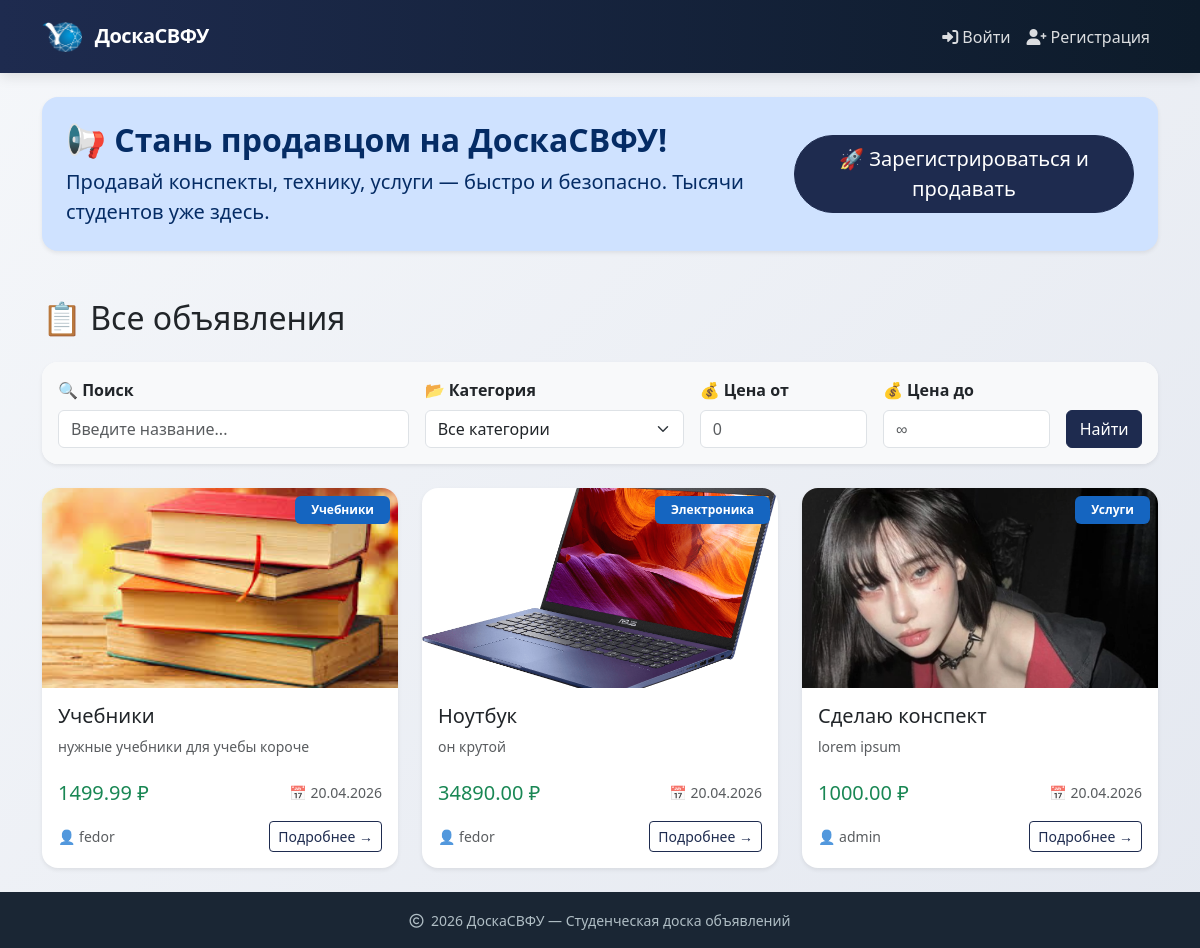
Before: / with the older database file.
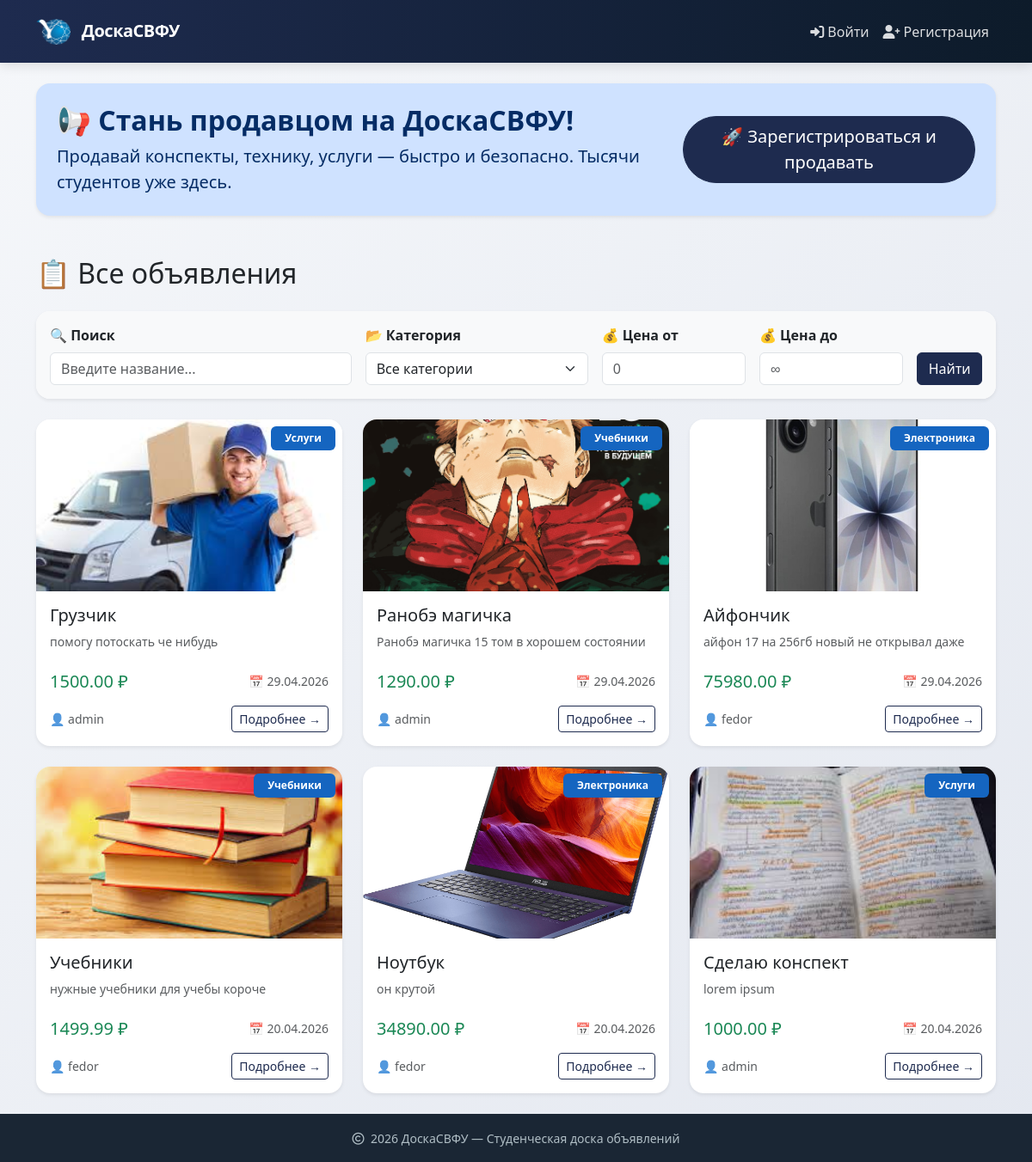
After: the same page with the newer database file.
### ads/models.py (models this page shows, shortened)
class Ad(models.Model):
    title = models.CharField(max_length=200, verbose_name="Название")
    description = models.TextField(verbose_name="Описание")
    price = models.DecimalField(max_digits=10, decimal_places=2, verbose_name="Цена")
    image = models.ImageField(upload_to='ads/', blank=True, null=True, verbose_name="Фотография")
    category = models.ForeignKey(Category, on_delete=models.CASCADE, related_name='ads', verbose_name="Категория")
    author = models.ForeignKey(User, on_delete=models.CASCADE, related_name='ads', verbose_name="Продавец")
    created_at = models.DateTimeField(auto_now_add=True, verbose_name="Создано в")
    is_active = models.BooleanField(default=True, verbose_name="Активно")
    contact_info = models.CharField(max_length=200, blank=True, verbose_name="Контакты для связи", help_text="Телефон, Telegram, email")
    class Meta:
        verbose_name = "Ad"
        verbose_name_plural = "Ads"
        ordering = ['-created_at']

class Category(models.Model):
    name = models.CharField(max_length=100, unique=True, verbose_name="Name")
    class Meta:
        verbose_name = "Категория"
        verbose_name_plural = "Категории"

### ads/views.py (the view)
# urls.py: path('', views.AdListView.as_view(), name='ad_list'),
class AdListView(ListView):
    model = Ad
    template_name = 'ads/ad_list.html'
    context_object_name = 'ads'
    paginate_by = 10
    def get_queryset(self):
        queryset = Ad.objects.filter(is_active=True)
        self.filterset = AdFilter(self.request.GET, queryset=queryset)
        return self.filterset.qs
    def get_context_data(self, **kwargs):
        context = super().get_context_data(**kwargs)
        context['filter'] = self.filterset
        return context

### templates/ads/ad_list.html (shortened to what this page needs)
{% extends "base.html" %}
{% load static %}
{% block content %}
<div class="alert alert-primary border-0 rounded-4 shadow-sm p-4 mb-5">
    <div class="row align-items-center">
        <div class="col-md-8">
            <h2 class="fw-bold">📢 Стань продавцом на ДоскаСВФУ!</h2>
            <p class="lead mb-0">
                Продавай конспекты, технику, услуги — быстро и безопасно.
                Тысячи студентов уже здесь.
            </p>
        </div>
        <div class="col-md-4 text-md-end mt-3 mt-md-0">
            {% if user.is_authenticated %}
            <a href="{% url 'ads:ad_create' %}" class="btn btn-success btn-lg rounded-pill px-4">
                ➕ Подать объявление
            </a>
            {% else %}
            <a href="{% url 'ads:register' %}" class="btn btn-primary btn-lg rounded-pill px-4">
                🚀 Зарегистрироваться и продавать
            </a>
            {% endif %}
        </div>
    </div>
</div>
<div class="d-flex justify-content-between align-items-center mb-4">
    <h1 class="h2 mb-0">📋 Все объявления</h1>
</div>
<div class="card shadow-sm border-0 mb-4">
    <div class="card-body bg-light rounded">
        <form method="get" class="row g-3 align-items-end">
            <div class="col-md-4">
                <label for="{{ filter.form.title.id_for_label }}" class="form-label fw-semibold">🔍 Поиск</label>
                <input type="text" name="{{ filter.form.title.name }}"
                       class="form-control" placeholder="Введите название..."
                       value="{{ request.GET.title|default:'' }}">
            </div>
            <div class="col-md-3">
                <label for="{{ filter.form.category.id_for_label }}" class="form-label fw-semibold">📂 Категория</label>
                <select name="{{ filter.form.category.name }}" class="form-select">
                    <option value="">Все категории</option>
                </select>
            </div>
            <div class="col-md-2">
                <label for="{{ filter.form.price_min.id_for_label }}" class="form-label fw-semibold">💰 Цена от</label>
                <input type="number" name="{{ filter.form.price_min.name }}"
                       class="form-control" placeholder="0"
                       value="{{ request.GET.price_min|default:'' }}">
            </div>
            <div class="col-md-2">
                <label for="{{ filter.form.price_max.id_for_label }}" class="form-label fw-semibold">💰 Цена до</label>
                <input type="number" name="{{ filter.form.price_max.name }}"
                       class="form-control" placeholder="∞"
                       value="{{ request.GET.price_max|default:'' }}">
            </div>
            <div class="col-md-1 d-grid">
                <button type="submit" class="btn btn-primary">
                    Найти
                </button>
            </div>
        </form>
    </div>
</div>
<div class="row g-4">
    {% for ad in ads %}
    <div class="col-lg-4 col-md-6">
        <div class="card h-100 shadow-sm border-0 transition hover-shadow">
            <div class="position-relative">
                {% if ad.image %}
                <img src="{{ ad.image.url }}" class="card-img-top" alt="{{ ad.title }}"
                     style="height: 200px; object-fit: cover; border-top-left-radius: 0.5rem; border-top-right-radius: 0.5rem;">
                {% else %}
                <div class="bg-light d-flex align-items-center justify-content-center"
                     style="height: 200px; border-top-left-radius: 0.5rem; border-top-right-radius: 0.5rem;">
                    <span class="text-muted">📷 Нет фото</span>
                </div>
                {% endif %}
                <span class="badge bg-primary position-absolute top-0 end-0 m-2 px-3 py-2">
                    {{ ad.category.name }}
                </span>
            </div>
            <div class="card-body d-flex flex-column">
                <h5 class="card-title">
                    <a href="{% url 'ads:ad_detail' ad.pk %}" class="text-decoration-none text-dark">
                        {{ ad.title }}
                    </a>
                </h5>
                <p class="card-text text-muted small flex-grow-1">
                    {{ ad.description|truncatechars:120 }}
                </p>
                <div class="d-flex justify-content-between align-items-center mt-2">
                    <span class="h5 mb-0 text-success">{{ ad.price }} ₽</span>
                    <small class="text-muted">
                        📅 {{ ad.created_at|date:"d.m.Y" }}
                    </small>
                </div>
            </div>
            <div class="card-footer bg-transparent border-0 pb-3 pt-0">
                <div class="d-flex justify-content-between align-items-center">
                    <a href="{% url 'ads:user_profile' ad.author.username %}" class="text-muted small text-decoration-none">
                        👤 {{ ad.author.username }}
                    </a>
                    <a href="{% url 'ads:ad_detail' ad.pk %}" class="btn btn-sm btn-outline-primary">
                        Подробнее →
                    </a>
                </div>
            </div>
        </div>
    </div>
    {% endfor %}
</div>
{% endblock %}

### templates/base.html (shortened to what this page needs)
{% load static %}
<!DOCTYPE html>
<html lang="ru">
<head>
    <link href="https://cdn.jsdelivr.net/npm/bootstrap@5.3.0/dist/css/bootstrap.min.css" rel="stylesheet">
    <link rel="stylesheet" href="https://cdnjs.cloudflare.com/ajax/libs/font-awesome/6.0.0/css/all.min.css">
</head>
<body>
    <nav class="navbar navbar-expand-lg navbar-dark py-3">
        <div class="container">
            <a class="navbar-brand" href="{% url 'ads:ad_list' %}">
                <img src="{% static 'ads/logo1.png' %}" alt="Logo" width="40" height="30" class="d-inline-block align-text-top me-2">
                ДоскаСВФУ
            </a>
            <div class="collapse navbar-collapse" id="navbarNav">
                <ul class="navbar-nav ms-auto align-items-lg-center">
                    {% if user.is_authenticated %}
                    <li class="nav-item">
                        <a class="nav-link" href="{% url 'ads:user_profile' user.username %}">
                            <i class="far fa-user-circle me-1"></i>{{ user.username }}
                        </a>
                    </li>
                    <li class="nav-item">
                        <a class="nav-link" href="{% url 'ads:favorite_list' %}">
                            <i class="far fa-star me-1"></i>Избранное
                        </a>
                    </li>
                    <li class="nav-item">
                        <a class="nav-link" href="{% url 'ads:my_ads' %}">
                            <i class="far fa-newspaper me-1"></i>Мои объявления
                        </a>
                    </li>
                    <li class="nav-item">
                        <a class="btn btn-link nav-link btn-nav btn-add" href="{% url 'ads:ad_create' %}">
                            <i class="fas fa-plus-circle me-1"></i>Создать
                        </a>
                    </li>
                    <li class="nav-item ms-lg-2">
                        <form method="post" action="{% url 'logout' %}" class="d-inline">
                            {% csrf_token %}
                            <button type="submit" class="btn btn-link nav-link btn-logout">
                                <i class="fas fa-sign-out-alt me-1"></i>Выйти
                            </button>
                        </form>
                    </li>
                    {% else %}
                    <li class="nav-item">
                        <a class="nav-link" href="{% url 'login' %}">
                            <i class="fas fa-sign-in-alt me-1"></i>Войти
                        </a>
                    </li>
                    <li class="nav-item">
                        <a class="nav-link" href="{% url 'ads:register' %}">
                            <i class="fas fa-user-plus me-1"></i>Регистрация
                        </a>
                    </li>
                    {% endif %}
                </ul>
            </div>
        </div>
    </nav>
    <main class="container my-4">
        {% block content %}{% endblock %}
    </main>
    <footer class="footer mt-auto py-3">
        <div class="container text-center">
            <small>
                <i class="far fa-copyright me-1"></i> 2026 ДоскаСВФУ — Студенческая доска объявлений
            </small>
        </div>
    </footer>
</body>
</html>

### templates/base.html (style rules this page uses)
body { display: flex; flex-direction: column; min-height: 100vh; background: linear-gradient(135deg, #f5f7fa 0%, #e4e8f0 100%); font-family: 'Segoe UI', system-ui, sans-serif; }
main { flex: 1; }
.navbar { background: linear-gradient(90deg, #1e2b4f 0%, #0d1b2a 100%) !important; box-shadow: 0 4px 12px rgba(0,0,0,0.1); }
.navbar-brand { font-weight: 600; letter-spacing: -0.5px; }
.nav-link { color: rgba(255,255,255,0.85) !important; transition: color 0.2s; }
.card { border: none; border-radius: 16px; overflow: hidden; transition: transform 0.2s, box-shadow 0.2s; }
.btn-primary { background-color: #1e2b4f; border-color: #1e2b4f; }
.btn-outline-primary { color: #1e2b4f; border-color: #1e2b4f; }
.footer { background-color: #1a2634; color: #b0bec5; }
.alert { border-radius: 12px; border: none; }
.badge.bg-primary { background-color: #1565c0 !important; }

### templates/ads/ad_list.html (style rules this page uses)
.hover-shadow { transition: box-shadow 0.2s ease-in-out, transform 0.1s ease; }

Changed rows visible on the page:
added Ad: image (picture), category.name "Услуги", title "Грузчик", description "помогу потоскать че нибудь", price "1500.00", created_at "29.04.2026", author.username "admin"
added Ad: image (picture), category.name "Учебники", title "Ранобэ магичка", description "Ранобэ магичка 15 том в хорошем состоянии", price "1290.00", created_at "29.04.2026", author.username "admin"
added Ad: image (picture), category.name "Электроника", title "Айфончик", description "айфон 17 на 256гб новый не открывал даже", price "75980.00", created_at "29.04.2026", author.username "fedor"
changed Ad "Сделаю конспект": image: a different picture
